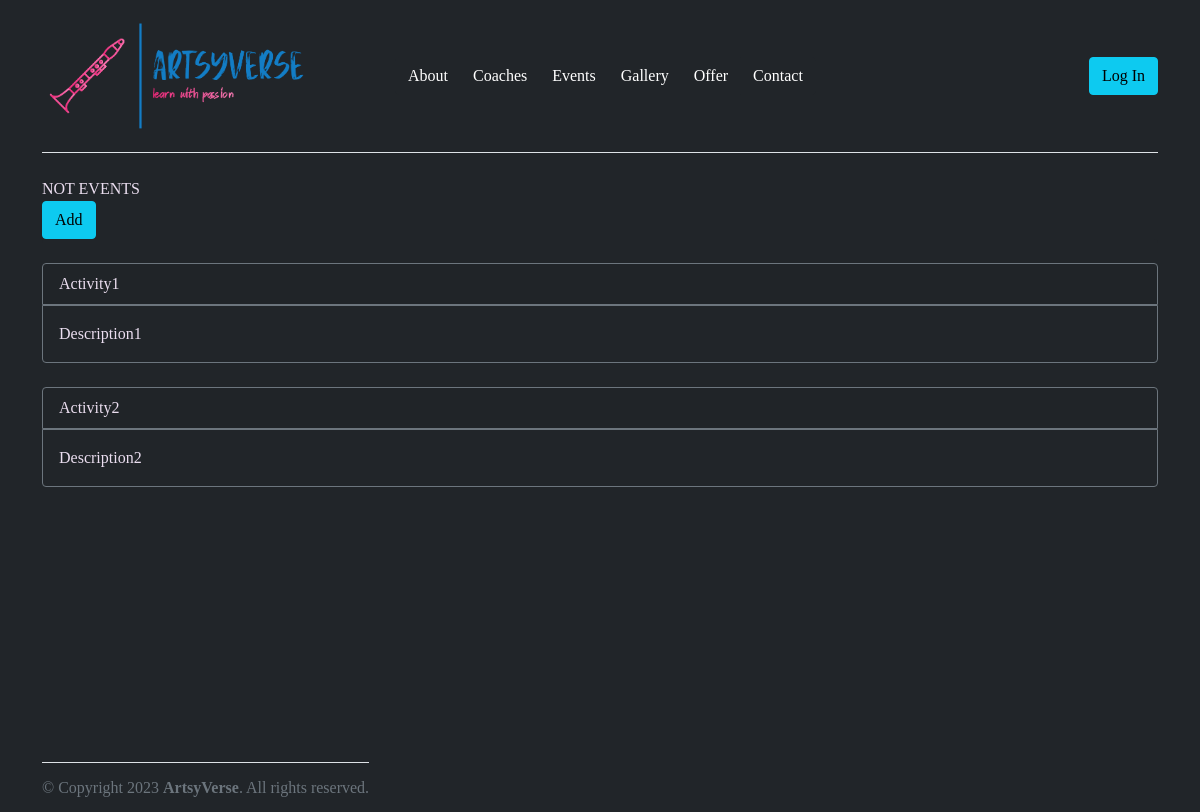
The page / on the database its author committed.
### main/models.py (models this page shows, shortened)
class BaseModel(models.Model):
    objects = models.Manager()
    class Meta:
        abstract = True

class Activity(BaseModel):
    name = models.CharField(max_length=50)
    type = models.CharField(max_length=5, choices=(('Info', 'info'), ('Event', 'event')))
    description = models.TextField()
    start_time = models.DateTimeField(blank=True, null=True)
    end_time = models.DateTimeField(blank=True, null=True)
    image = models.ImageField(upload_to='gallery', blank=True, null=True)
    class Meta:
        verbose_name_plural = 'Activities'

### main/views.py (the view)
# urls.py: path('', views.get_activities, name='get-activities'),
def get_activities(request):
    return render(request, 'main/main_page/get_activities.html',
                  {'navbar': NAVBAR, 'activities': models.Activity.objects.all()})

### main/templates/main/main_page/get_activities.html (shortened to what this page needs)
<!DOCTYPE html>
{% extends 'main/base.html' %}
{% block content %}
<div class="container">
    NOT EVENTS
    <button type="button" class="d-flex btn btn-info" data-bs-toggle="modal" data-bs-target="#addModal">Add</button>
    <div class="card bg-dark border-0">
        {% for activity in activities %}
        {% if activity.type == 'Info' %}
        <div class="mt-4 card-header border border-secondary rounded-top">
            {{ activity.name }}
        </div>
        <div class="card-body border border-secondary rounded-bottom">
            <p class="card-text">{{ activity.description }}</p>
        </div>
        {% endif %}
        {% endfor %}
    </div>
</div>
{% endblock %}

### rows shown on the page
Activity: name "Activity1", description "Description1"
Activity: name "Activity2", description "Description2"

### other values the page prints
{{ nav }} "About" "Coaches" "Events" "Gallery" "Offer" "Contact"
